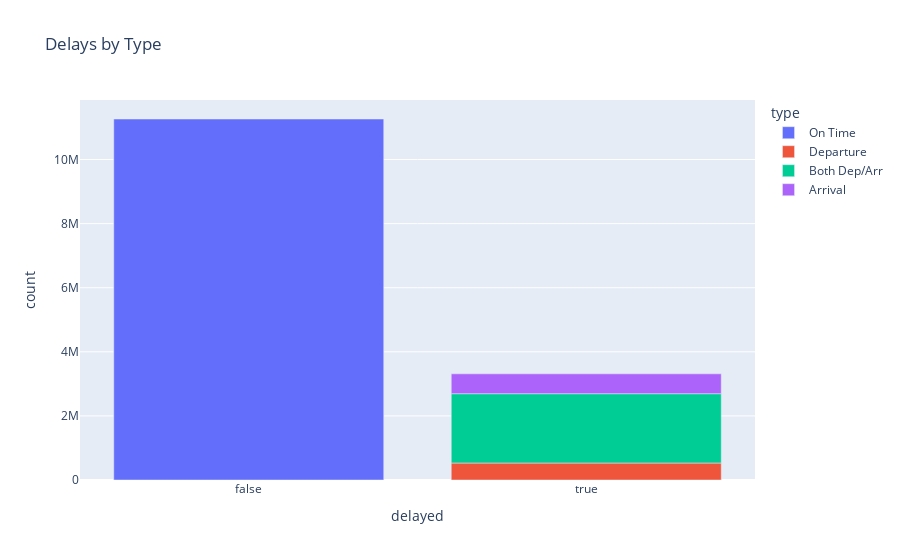

Source (notebook cell):
### Code cell
import plotly.express as px

fig = px.bar(delays, x="delayed", y="count", color="type", title="Delays by Type")
fig.show()

### Figure 1 — Plotly figure (JSON) as saved in the notebook; plotly's stock layout.template omitted (floating-point values rounded to 4 significant figures)
{"data": [{"alignmentgroup": "True", "hovertemplate": "type=On Time<br>delayed=%{x}<br>count=%{y}<extra></extra>", "legendgroup": "On Time", "marker": {"color": "#636efa", "pattern": {"shape": ""}}, "name": "On Time", "offsetgroup": "On Time", "orientation": "v", "showlegend": true, "textposition": "auto", "type": "bar", "x": [false], "xaxis": "x", "y": [11265828], "yaxis": "y"}, {"alignmentgroup": "True", "hovertemplate": "type=Departure<br>delayed=%{x}<br>count=%{y}<extra></extra>", "legendgroup": "Departure", "marker": {"color": "#EF553B", "pattern": {"shape": ""}}, "name": "Departure", "offsetgroup": "Departure", "orientation": "v", "showlegend": true, "textposition": "auto", "type": "bar", "x": [true], "xaxis": "x", "y": [530101], "yaxis": "y"}, {"alignmentgroup": "True", "hovertemplate": "type=Both Dep/Arr<br>delayed=%{x}<br>count=%{y}<extra></extra>", "legendgroup": "Both Dep/Arr", "marker": {"color": "#00cc96", "pattern": {"shape": ""}}, "name": "Both Dep/Arr", "offsetgroup": "Both Dep/Arr", "orientation": "v", "showlegend": true, "textposition": "auto", "type": "bar", "x": [true], "xaxis": "x", "y": [2163405], "yaxis": "y"}, {"alignmentgroup": "True", "hovertemplate": "type=Arrival<br>delayed=%{x}<br>count=%{y}<extra></extra>", "legendgroup": "Arrival", "marker": {"color": "#ab63fa", "pattern": {"shape": ""}}, "name": "Arrival", "offsetgroup": "Arrival", "orientation": "v", "showlegend": true, "textposition": "auto", "type": "bar", "x": [true], "xaxis": "x", "y": [619504], "yaxis": "y"}], "layout": {"barmode": "relative", "legend": {"title": {"text": "type"}, "tracegroupgap": 0}, "title": {"text": "Delays by Type"}, "xaxis": {"anchor": "y", "domain": [0, 1], "title": {"text": "delayed"}}, "yaxis": {"anchor": "x", "domain": [0, 1], "title": {"text": "count"}}}}
